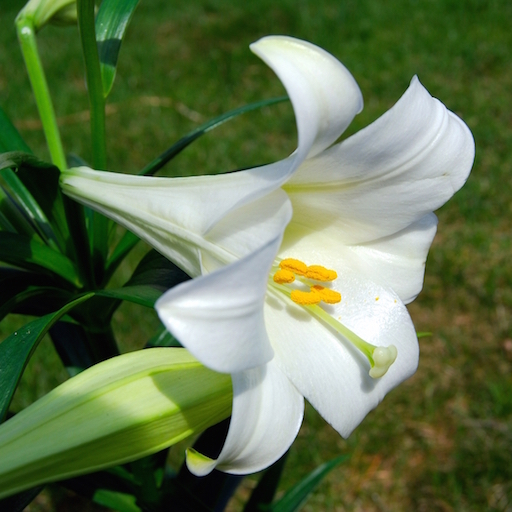
#> input picture 数据分析/da_data/lily.jpg, 512 x 512 px
$ python demo12_ndimage.py   (older library calls are emulated)
#> lines starting #> are read from the running program, lines starting #| are printed output that depends on the picture
# coding=utf-8
import scipy.misc as sm
import scipy.ndimage as sn
import  matplotlib.pyplot as mp

img = sm.imread("../da_data/lily.jpg",True)
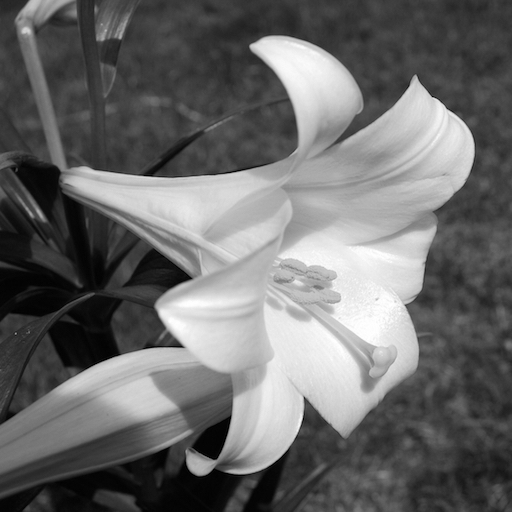
#> img: shape (512, 512) float32; min 0, max 255, mean 106.7

#高斯模糊

img2 = sn.median_filter(img,20)
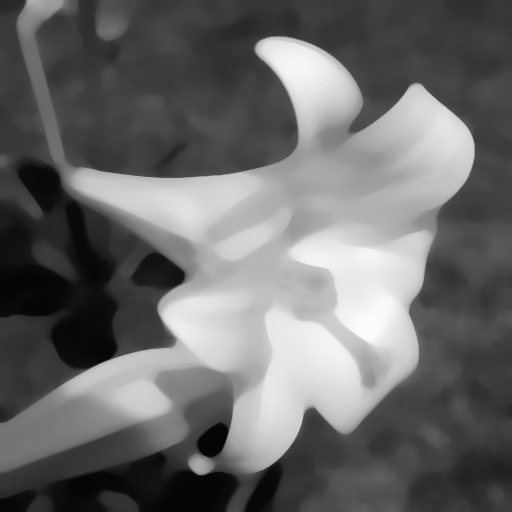
#> img2: shape (512, 512) float32; min 4.23, max 253.5, mean 106.5

#角度旋转
img3 = sn.rotate(img,60)
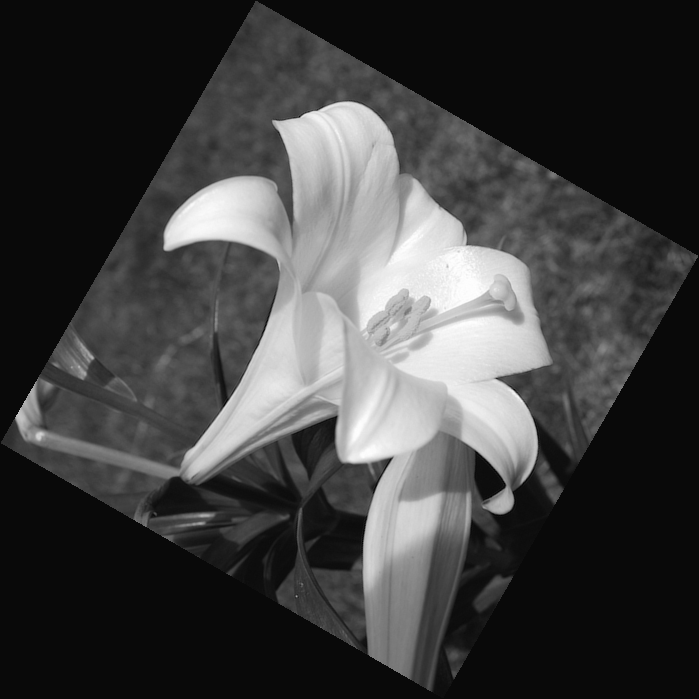
#> img3: shape (699, 699) float32; min -9.76, max 255.8, mean 57.2; drawn with min black and max white

#边缘识别
img4 = sn.prewitt(img)
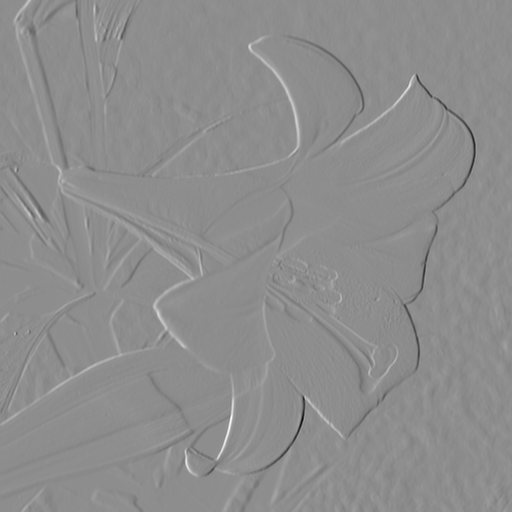
#> img4: shape (512, 512) float32; min -651.5, max 521.3, mean 0.1; drawn with min black and max white
mp.figure('ndimage',facecolor='lightgray')
mp.subplot(221)
mp.xticks([])
mp.yticks([])
mp.imshow(img,cmap='gray')

mp.subplot(222)
mp.xticks([])
mp.yticks([])
mp.imshow(img2,cmap='gray')

mp.subplot(223)
mp.xticks([])
mp.yticks([])
mp.imshow(img3,cmap='gray')

mp.subplot(224)
mp.xticks([])
mp.yticks([])
mp.imshow(img4,cmap='gray')
mp.tight_layout()
mp.show()
